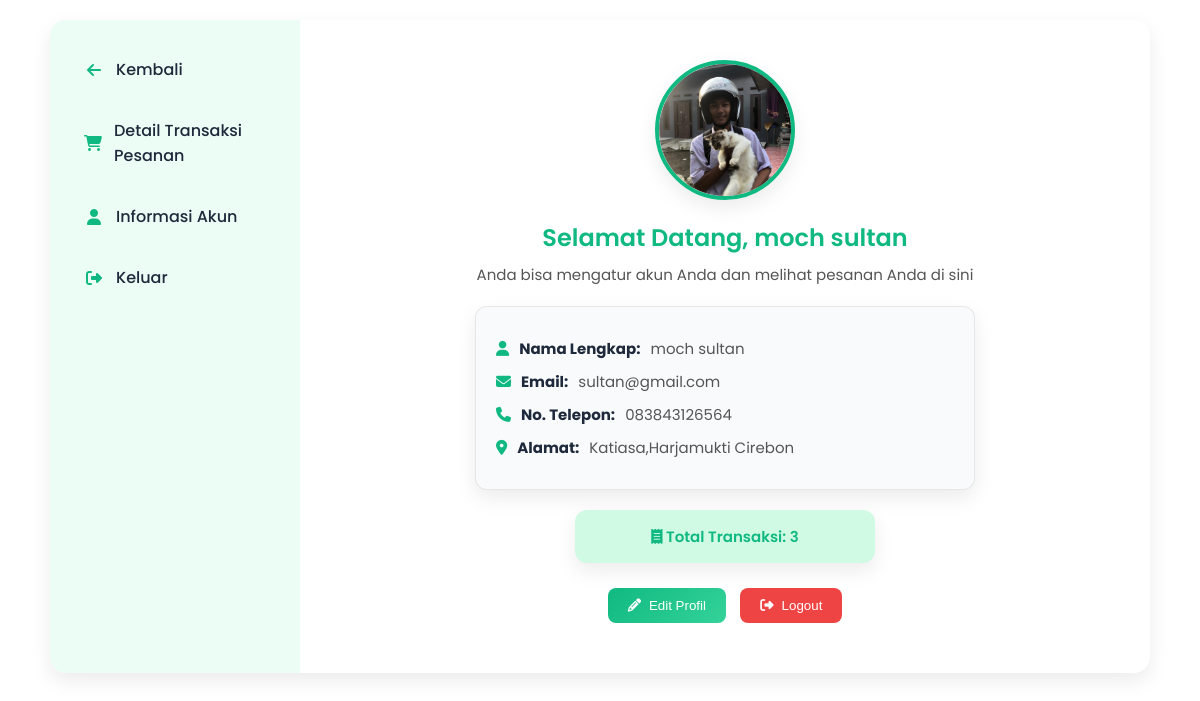
The app's page /profil2.php (signed in) with its own data.
### tables this page shows
CREATE TABLE `tb_user` (
  `id` int NOT NULL,
  `nama` varchar(100) NOT NULL,
  `email` varchar(100) NOT NULL,
  `foto_profil` varchar(255) DEFAULT NULL,
  `username` varchar(50) NOT NULL,
  `password` varchar(255) NOT NULL,
  `hp` varchar(20) DEFAULT NULL,
  `alamat` text,
  `role` enum('admin','pelanggan') NOT NULL DEFAULT 'pelanggan',
  `created` timestamp NULL DEFAULT CURRENT_TIMESTAMP
);

### profil2.php (the view, shortened to what this page needs)
<?php
include 'koneksi.php';
$user_id = $_SESSION['id_user'];
$query = mysqli_query($koneksi, "SELECT * FROM tb_user WHERE id='$user_id'");
$user  = mysqli_fetch_assoc($query);
$transaksiQ  = mysqli_query($koneksi, "SELECT COUNT(*) as total FROM tb_transaksi WHERE id_pelanggan='$user_id'");
$transaksi   = mysqli_fetch_assoc($transaksiQ);
$totalTransaksi = $transaksi['total'] ?? 0;
?>
<!DOCTYPE html>
<html lang="id">
<head>
  <link rel="stylesheet" href="https://cdnjs.cloudflare.com/ajax/libs/font-awesome/6.5.0/css/all.min.css">
</head>
<body>
<div class="wrapper">
<div class="sidebar">
  <a href="index.php">
    <i class="fas fa-arrow-left"></i> Kembali
  </a>
  <a href="riwayat_transaksi_user.php">
    <i class="fas fa-shopping-cart"></i> Detail Transaksi Pesanan
  </a>
  <a href="#">
    <i class="fas fa-user"></i> Informasi Akun
  </a>
  <a href="logout.php">
    <i class="fas fa-sign-out-alt"></i> Keluar
  </a>
</div>
  <div class="content">
    <div class="profile-avatar">
      <?php if (!empty($user['foto_profil'])): ?>
        <img src="uploads/<?= htmlspecialchars($user['foto_profil']) ?>?v=<?= time() ?>"
             alt="Foto Profil <?= htmlspecialchars($user['nama']) ?>">
      <?php else: ?>
        <img src="https://cdn-icons-png.flaticon.com/512/847/847969.png" alt="Default User">
      <?php endif; ?>
    </div>
    <h2>Selamat Datang, <?= htmlspecialchars($user['nama']) ?></h2>
    <p>Anda bisa mengatur akun Anda dan melihat pesanan Anda di sini</p>
<div class="info-card">
  <p><i class="fas fa-user"></i> <b>Nama Lengkap:</b> <?= htmlspecialchars($user['nama'] ?? '-') ?></p>
  <p><i class="fas fa-envelope"></i> <b>Email:</b> <?= htmlspecialchars($user['email'] ?? '-') ?></p>
  <p><i class="fas fa-phone"></i> <b>No. Telepon:</b> <?= htmlspecialchars($user['hp'] ?? '-') ?></p>
  <p><i class="fas fa-map-marker-alt"></i> <b>Alamat:</b> <?= htmlspecialchars($user['alamat'] ?? '-') ?></p>
</div>
    <div class="stat-box">
      <p><i class="fas fa-receipt"></i> Total Transaksi: <?= $totalTransaksi ?></p>
    </div>
<div>
  <?php if (isset($_SESSION['id_user'])): ?>
    <button class="btn" onclick="window.location.href='edit_profil.php?id=<?php echo $_SESSION['id_user']; ?>'">
      <i class="fas fa-pencil-alt"></i> Edit Profil
    </button>
    <button class="btn btn-logout" onclick="window.location.href='logout.php'">
      <i class="fas fa-sign-out-alt"></i> Logout
    </button>
  <?php else: ?>
    <button class="btn" onclick="window.location.href='login.php'">
      <i class="fas fa-sign-in-alt"></i> Login
    </button>
  <?php endif; ?>
</div>
  </div>
</div>
</body>
</html>

### profil2.php (style rules this page uses)
:root { --primary: #10b981; --primary-light: #6ee7b7; --dark: #1e293b; --light: #f8fafc; --success: #34d399; --danger: #ef4444; --border: 1px solid rgba(0, 0, 0, 0.08); --shadow: 0 8px 20px rgba(0, 0, 0, 0.08); }
* { margin: 0; padding: 0; box-sizing: border-box; }
body { font-family: 'Poppins', sans-serif; background: #ffffff; color: var(--dark); min-height: 100vh; display: flex; justify-content: center; align-items: flex-start; padding: 20px; }
.wrapper { display: flex; background: white; border-radius: 16px; box-shadow: var(--shadow); overflow: hidden; width: 100%; max-width: 1100px; animation: fadeIn 0.6s ease; }
.sidebar { width: 250px; background: #ecfdf5; padding: 25px 20px; display: flex; flex-direction: column; gap: 12px; }
.sidebar a { text-decoration: none; color: var(--dark); font-weight: 500; padding: 12px 14px; display: flex; align-items: center; gap: 12px; border-radius: 10px; transition: all 0.3s ease; }
.sidebar a i { width: 20px; text-align: center; color: var(--primary); }
.content { flex: 1; padding: 40px 30px; text-align: center; }
.profile-avatar { width: 140px; height: 140px; border-radius: 50%; border: 4px solid var(--primary); margin: 0 auto 20px; overflow: hidden; box-shadow: var(--shadow); transition: transform 0.3s ease; }
.profile-avatar img { width: 100%; height: 100%; object-fit: cover; }
h2 { font-size: 24px; font-weight: 600; margin-bottom: 8px; color: var(--primary); }
p { font-size: 15px; color: #555; margin-bottom: 8px; }
.info-card { background: #f9fafb; border: var(--border); border-radius: 12px; padding: 20px; margin: 20px auto; width: 100%; max-width: 500px; box-shadow: var(--shadow); text-align: left; }
.info-card p { margin: 10px 0; font-size: 15px; display: flex; align-items: center; gap: 10px; }
.info-card b { color: var(--dark); }
.info-card i { color: var(--primary); }
.stat-box { background: #d1fae5; border-radius: 12px; padding: 15px; margin: 15px auto; max-width: 300px; box-shadow: var(--shadow); }
.stat-box p { margin: 0; font-weight: 600; color: var(--primary); }
.btn { padding: 10px 20px; background: linear-gradient(135deg, var(--primary), var(--success)); color: white; border: none; border-radius: 8px; cursor: pointer; transition: 0.3s; margin: 10px 5px; font-weight: 500; display: inline-flex; align-items: center; gap: 8px; }
.btn-logout { background: var(--danger); }

### records on screen
tb_user: foto_profil (picture), nama "moch sultan", email "sultan@gmail.com", hp "083843126564", alamat "Katiasa,Harjamukti Cirebon"

### other values on screen
$totalTransaksi "3"
